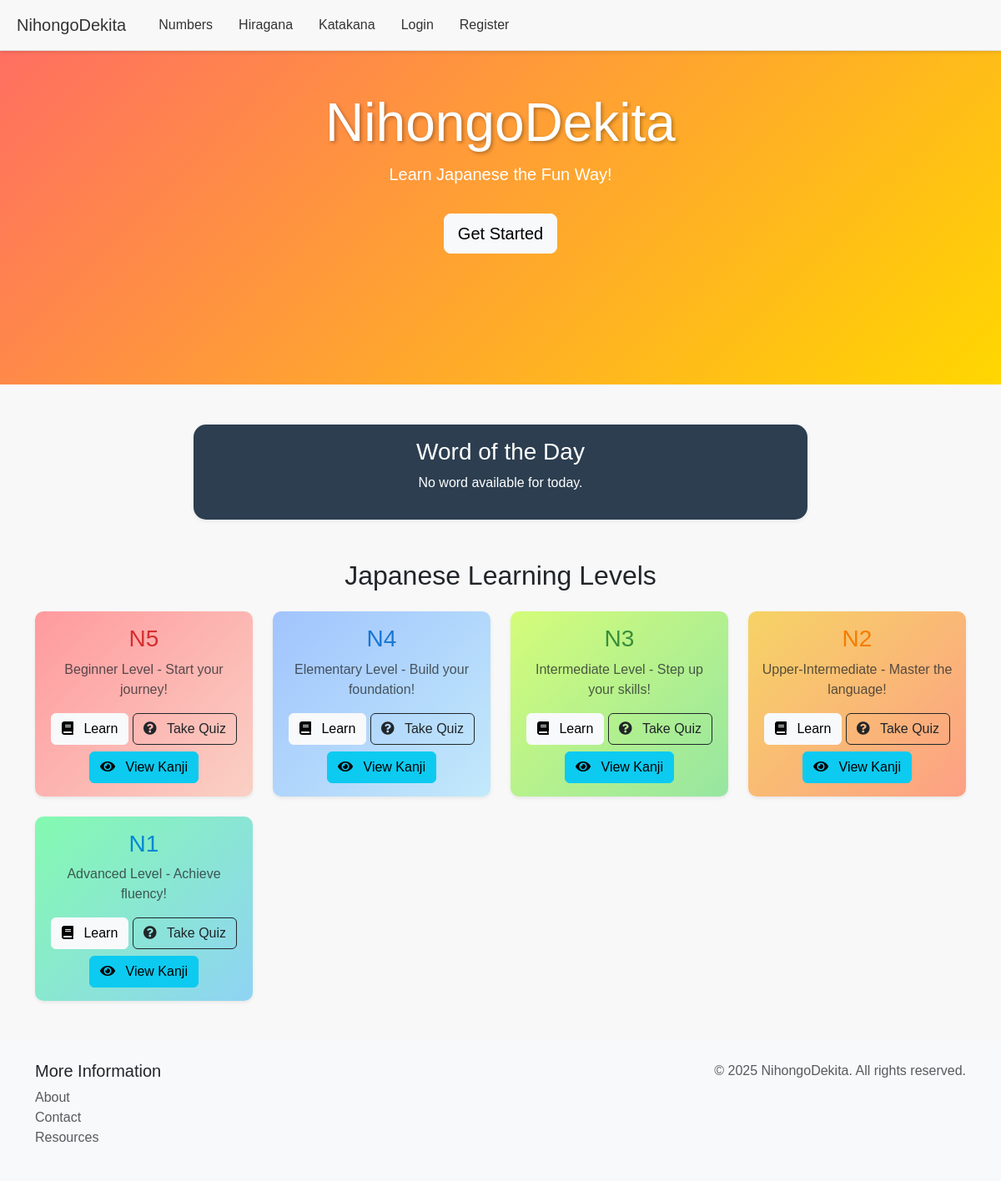
Before: / with the older database file.
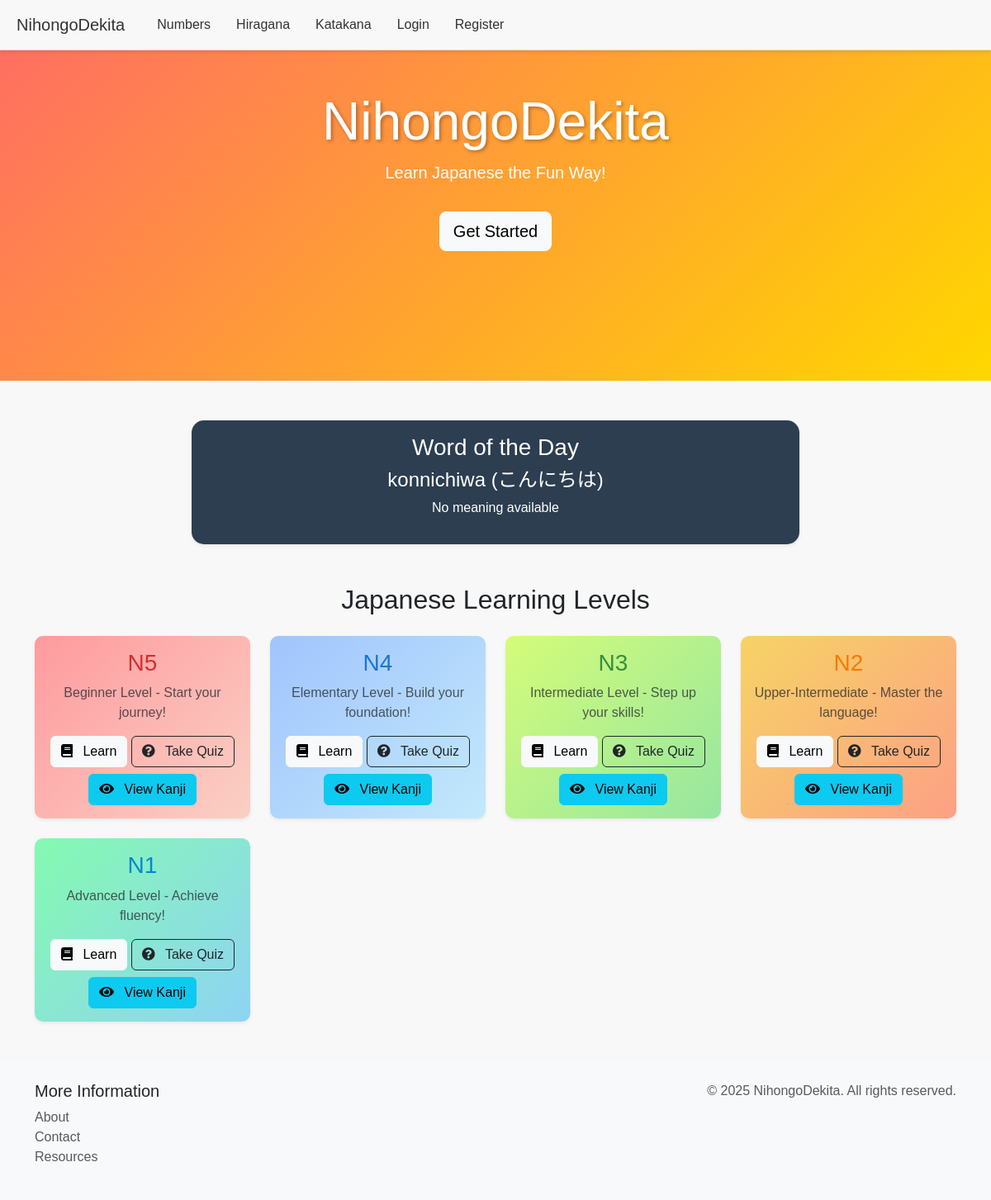
After: the same page with the newer database file.
### treasures/models.py (models this page shows, shortened)
class DailyWord(models.Model):
    date = models.DateField(unique=True)
    reading = models.CharField(max_length=100)  # Reverted to original name
    word = models.CharField(max_length=100)     # Reverted to original name
    english_meaning = models.CharField(max_length=200, default="No meaning available")  # Added with default

### treasures/views.py (the view)
# urls.py: 2. Add a URL to urlpatterns:  path('', views.home, name='home')
def home(request):
    today = timezone.now().date()
    daily_word = DailyWord.objects.filter(date=today).first()
    context = {
        'daily_word': daily_word,
    }
    return render(request, 'home.html', context)

### templates/home.html (shortened to what this page needs)
{% extends 'base.html' %}
{% load static %}
{% load custom_tags %}
{% block content %}
<div class="container-fluid py-5 text-center" style="background: linear-gradient(135deg, #ff6f61, #ffd700); min-height: 400px; color: #fff;">
    <div class="container">
        <h1 class="display-3" style="text-shadow: 2px 2px 4px rgba(0,0,0,0.3);">NihongoDekita</h1>
        <p class="lead">Learn Japanese the Fun Way!</p>
        <a href="{% url 'dashboard' %}" class="btn btn-light btn-lg mt-3">Get Started</a>
    </div>
</div>
<div class="container mt-5">
    <div class="row justify-content-center">
        <div class="col-md-8">
            <div class="card shadow-sm border-0" style="background-color: #2c3e50; color: #fff; border-radius: 15px;">
                <div class="card-body text-center">
                    <h3>Word of the Day</h3>
                    {% if daily_word %}
                        <h4>{{ daily_word.reading }} ({{ daily_word.word }})</h4>
                        <p>{{ daily_word.english_meaning }}</p>
                    {% else %}
                        <p>No word available for today.</p>
                    {% endif %}
                </div>
            </div>
        </div>
    </div>
</div>
<div class="container mt-5 mb-5">
    <h2 class="text-center mb-4">Japanese Learning Levels</h2>
    <div class="row g-4">
        <div class="col-md-3">
            <div class="card shadow-sm h-100 border-0" style="background: linear-gradient(135deg, #ff9a9e, #fad0c4);">
                <div class="card-body text-center">
                    <h3 class="card-title" style="color: #d32f2f;">N5</h3>
                    <p class="card-text text-muted">Beginner Level - Start your journey!</p>
                    <a href="{% url 'n5' %}" class="btn btn-light mb-2">
                        <i class="fas fa-book me-2"></i> Learn
                    </a>
                    <a href="{% url 'quiz' 'N5' %}" class="btn btn-outline-dark mb-2">
                        <i class="fas fa-question-circle me-2"></i> Take Quiz
                    </a>
                    <a href="{% url 'n5_kanji' %}" class="btn btn-info">
                        <i class="fas fa-eye me-2"></i> View Kanji
                    </a>
                </div>
            </div>
        </div>
        <div class="col-md-3">
            <div class="card shadow-sm h-100 border-0" style="background: linear-gradient(135deg, #a1c4fd, #c2e9fb);">
                <div class="card-body text-center">
                    <h3 class="card-title" style="color: #1976d2;">N4</h3>
                    <p class="card-text text-muted">Elementary Level - Build your foundation!</p>
                    <a href="{% url 'n4' %}" class="btn btn-light mb-2">
                        <i class="fas fa-book me-2"></i> Learn
                    </a>
                    <a href="{% url 'quiz' 'N4' %}" class="btn btn-outline-dark mb-2">
                        <i class="fas fa-question-circle me-2"></i> Take Quiz
                    </a>
                    <a href="{% url 'n4_kanji' %}" class="btn btn-info">
                        <i class="fas fa-eye me-2"></i> View Kanji
                    </a>
                </div>
            </div>
        </div>
        <div class="col-md-3">
            <div class="card shadow-sm h-100 border-0" style="background: linear-gradient(135deg, #d4fc79, #96e6a1);">
                <div class="card-body text-center">
                    <h3 class="card-title" style="color: #388e3c;">N3</h3>
                    <p class="card-text text-muted">Intermediate Level - Step up your skills!</p>
                    <a href="{% url 'n3' %}" class="btn btn-light mb-2">
                        <i class="fas fa-book me-2"></i> Learn
                    </a>
                    <a href="{% url 'quiz' 'N3' %}" class="btn btn-outline-dark mb-2">
                        <i class="fas fa-question-circle me-2"></i> Take Quiz
                    </a>
                    <a href="{% url 'n3_kanji' %}" class="btn btn-info">
                        <i class="fas fa-eye me-2"></i> View Kanji
                    </a>
                </div>
            </div>
        </div>
        <div class="col-md-3">
            <div class="card shadow-sm h-100 border-0" style="background: linear-gradient(135deg, #f6d365, #fda085);">
                <div class="card-body text-center">
                    <h3 class="card-title" style="color: #f57c00;">N2</h3>
                    <p class="card-text text-muted">Upper-Intermediate - Master the language!</p>
                    <a href="{% url 'n2' %}" class="btn btn-light mb-2">
                        <i class="fas fa-book me-2"></i> Learn
                    </a>
                    <a href="{% url 'quiz' 'N2' %}" class="btn btn-outline-dark mb-2">
                        <i class="fas fa-question-circle me-2"></i> Take Quiz
                    </a>
                    <a href="{% url 'n2_kanji' %}" class="btn btn-info">
                        <i class="fas fa-eye me-2"></i> View Kanji
                    </a>
                </div>
            </div>
        </div>
        <div class="col-md-3">
            <div class="card shadow-sm h-100 border-0" style="background: linear-gradient(135deg, #84fab0, #8fd3f4);">
                <div class="card-body text-center">
                    <h3 class="card-title" style="color: #0288d1;">N1</h3>
                    <p class="card-text text-muted">Advanced Level - Achieve fluency!</p>
                    <a href="{% url 'n1' %}" class="btn btn-light mb-2">
                        <i class="fas fa-book me-2"></i> Learn
                    </a>
                    <a href="{% url 'quiz' 'N1' %}" class="btn btn-outline-dark mb-2">
                        <i class="fas fa-question-circle me-2"></i> Take Quiz
                    </a>
                    <a href="{% url 'n1_kanji' %}" class="btn btn-info">
                        <i class="fas fa-eye me-2"></i> View Kanji
                    </a>
                </div>
            </div>
        </div>
    </div>
</div>
{% endblock %}

### templates/base.html (shortened to what this page needs)
<!DOCTYPE html>
<html lang="en">
<head>
    <link href="https://cdn.jsdelivr.net/npm/bootstrap@5.3.0/dist/css/bootstrap.min.css" rel="stylesheet">
    <link rel="stylesheet" href="https://cdnjs.cloudflare.com/ajax/libs/font-awesome/5.15.4/css/all.min.css">
    {% load static %}
    <link rel="stylesheet" href="{% static 'css/styles.css' %}">
</head>
<body>
    <nav class="navbar navbar-expand-lg navbar-light">
        <div class="container-fluid">
            <a class="navbar-brand" href="{% url 'home' %}">NihongoDekita</a>
            <div class="collapse navbar-collapse" id="navbarNav">
                <ul class="navbar-nav">
                    <li class="nav-item"><a class="nav-link" href="{% url 'numbers' %}">Numbers</a></li>
                    <li class="nav-item"><a class="nav-link" href="{% url 'hiragana' %}">Hiragana</a></li>
                    <li class="nav-item"><a class="nav-link" href="{% url 'katakana' %}">Katakana</a></li>
                    {% if user.is_authenticated %}
                        <li class="nav-item dropdown">
                            <a class="nav-link dropdown-toggle" href="#" id="profileDropdown" role="button" data-bs-toggle="dropdown" aria-expanded="false">
                                Profile
                            </a>
                            <ul class="dropdown-menu" aria-labelledby="profileDropdown">
                                <li><a class="dropdown-item" href="{% url 'profile' %}">Profile</a></li>
                                <li><a class="dropdown-item" href="{% url 'dashboard' %}">Dashboard</a></li>
                                <li><hr class="dropdown-divider"></li>
                                <li><a class="dropdown-item" href="{% url 'logout' %}">Logout</a></li>
                            </ul>
                        </li>
                    {% else %}
                        <li class="nav-item"><a class="nav-link" href="{% url 'login' %}">Login</a></li>
                        <li class="nav-item"><a class="nav-link" href="{% url 'register' %}">Register</a></li>
                    {% endif %}
                </ul>
            </div>
        </div>
    </nav>
    <main>
        {% block content %}
        {% endblock %}
    </main>
    <footer class="bg-light py-4 mt-5">
        <div class="container">
            <div class="row">
                <div class="col-md-6">
                    <h5>More Information</h5>
                    <ul class="list-unstyled">
                        <li><a href="{% url 'about' %}" class="text-decoration-none text-muted">About</a></li>
                        <li><a href="{% url 'contact' %}" class="text-decoration-none text-muted">Contact</a></li>
                        <li><a href="{% url 'resources' %}" class="text-decoration-none text-muted">Resources</a></li>
                    </ul>
                </div>
                <div class="col-md-6 text-md-end">
                    <p class="text-muted mb-0">© 2025 NihongoDekita. All rights reserved.</p>
                </div>
            </div>
        </div>
    </footer>
</body>
</html>

### static/css/styles.css (style rules this page uses)
body { font-family: 'Noto Sans Japanese', sans-serif; background-color: #f8f8f8; }
.navbar { box-shadow: 0 2px 4px rgba(0, 0, 0, 0.1); }
.card { border-radius: 10px; box-shadow: 0 2px 4px rgba(0, 0, 0, 0.1); }

### templates/base.html (style rules this page uses)
.navbar { background: transparent; border-bottom: 1px solid #e0e0e0; padding: 10px 0; }
.navbar-brand, .nav-link { color: #333 !important; }
.navbar .container-fluid { padding-left: 20px; padding-right: 20px; }
.navbar-nav .nav-item { margin-left: 15px; }

Changed rows visible on the page:
added DailyWord: reading "konnichiwa", word "こんにちは", english_meaning "No meaning available"
Other visible differences:
text no longer shown: "No word available for today."
